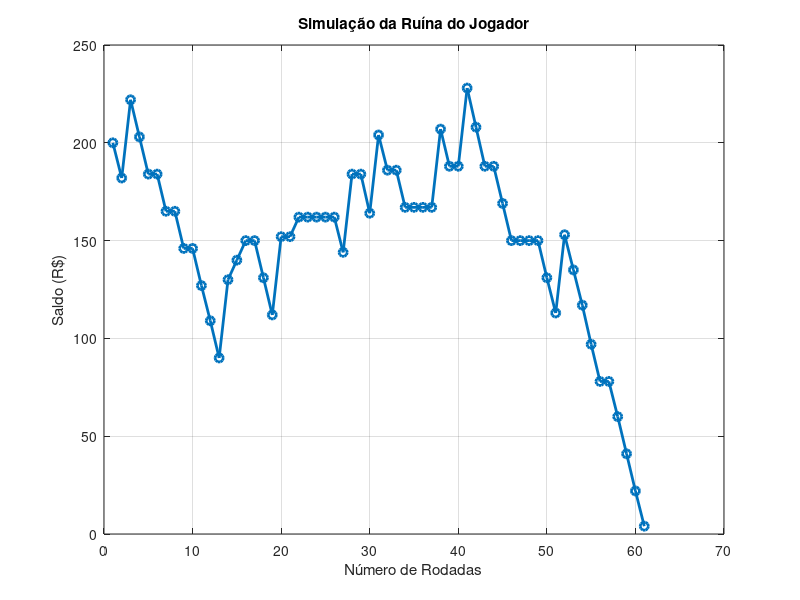

MATLAB code to generate this figure:
close all
g=[0, 1, 1, 2, 20, 20, 20, 20, 30, 60];

dinheiro = 200

jogadas=0;

historico=dinheiro;

while(dinheiro>=20)


  jogadas=jogadas+1

  jogada= ceil(rand()*10);


  ganho=  g(jogada);

  dinheiro = dinheiro - 20 + ganho;

  historico(jogadas+1)=dinheiro;

  disp(["Rodada ", num2str(jogadas), ": Você ganhou R$", num2str(ganho), ...
          ". Saldo atual: R$", num2str(dinheiro)]);

endwhile
disp("Você ficou sem dinheiro. Fim de jogo.");

figure;
plot(historico, "-o", "LineWidth", 2);
xlabel("Número de Rodadas");
ylabel("Saldo (R$)");
title("Simulação da Ruína do Jogador");
grid on;

